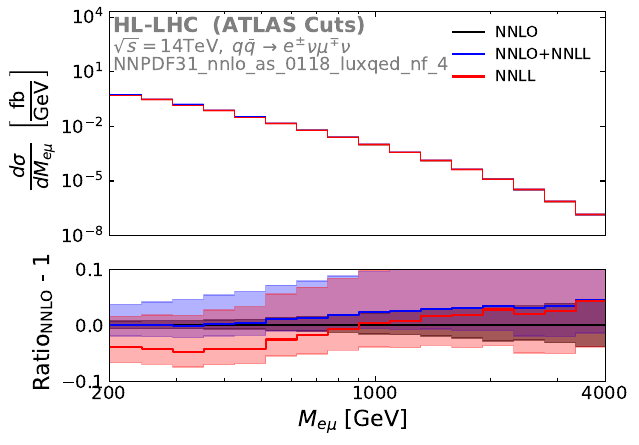

This figure's Python source:
import numpy as np
import matplotlib.pyplot as plt
from math import log10, floor


def round_to_5(x):
    rounded=[]
    for i in range(len(x)):
        rounded.append(np.round(x[i], 6-int(floor(log10(abs(x[i]))))))
    return np.array(rounded)

def array_for_plot(a):
    return np.concatenate((np.array([a[0]]), a, np.array([a[len(a)-1]])))

bins=round_to_5(np.logspace(np.log10(200), np.log10(4000), 17))
print(bins)
bin_widths=bins[1:17]-bins[0:16]
bin_widths18=np.array([41.1817, 41.1817, 49.6614, 59.8871, 72.2183, 87.0887, 105.021, 126.6458, 152.7232, 184.1698, 222.093, 267.823, 322.97, 389.473, 469.668, 566.377, 682.999, 682.999])

#MATRIX

nnllnnlo_centre=2*3000*array_for_plot(np.load("../Data/14TeV_HLLHC_veto/mll_14TeV_veto35_sm_qq_nnllnnlo_qcd_centre.npy"))
nnllnnlo_min=2*3000*array_for_plot(np.load("../Data/14TeV_HLLHC_veto/mll_14TeV_veto35_sm_qq_nnllnnlo_qcd_min.npy"))
nnllnnlo_max=2*3000*array_for_plot(np.load("../Data/14TeV_HLLHC_veto/mll_14TeV_veto35_sm_qq_nnllnnlo_qcd_max.npy"))

print(nnllnnlo_centre/6000)

nnlo_centre=2*3000*array_for_plot(np.load("../Data/14TeV_HLLHC_veto/mll_14TeV_veto35_sm_qq_nnlo_qcd_centre.npy"))
nnlo_min=2*3000*array_for_plot(np.load("../Data/14TeV_HLLHC_veto/mll_14TeV_veto35_sm_qq_nnlo_qcd_min.npy"))
nnlo_max=2*3000*array_for_plot(np.load("../Data/14TeV_HLLHC_veto/mll_14TeV_veto35_sm_qq_nnlo_qcd_max.npy"))

nnll_centre=2*3000*array_for_plot(np.load("../Data/14TeV_HLLHC_veto/mll_14TeV_veto35_sm_qq_nnll_qcd_centre.npy"))
nnll_min=2*3000*array_for_plot(np.load("../Data/14TeV_HLLHC_veto/mll_14TeV_veto35_sm_qq_nnll_qcd_min.npy"))
nnll_max=2*3000*array_for_plot(np.load("../Data/14TeV_HLLHC_veto/mll_14TeV_veto35_sm_qq_nnll_qcd_max.npy"))





#from matplotlib.ticker import LogLocator
from matplotlib.ticker import (MultipleLocator, AutoMinorLocator)
plt.figure(figsize=(16, 24),dpi=1000)

fig, axs = plt.subplots(2, 1, gridspec_kw={'height_ratios': [2, 1]}, sharex=True)
#axs[0].set_title(r"MATRIX vs ATLAS",\
#               fontsize=18,color="black")
axs[1].set_xlabel(r"$M_{e\mu}$ [GeV] ",\
               fontsize=16,color="black")
#axs[0].set_ylabel(r"num_events",\
#               fontsize=16,color="black")
axs[0].set_ylabel(r"$\frac{d\sigma}{dM_{e\mu}}$ $\left[\frac{\mathrm{fb}}{\mathrm{GeV}}\right]$ ",\
               fontsize=20,color="black")
axs[1].set_ylabel(r" Ratio$_{\mathrm{NNLO}}$ - 1",\
               fontsize=16,color="black")
#axs[0].xaxis.set_visible(False)


axs[0].loglog()

axs[0].annotate(r'HL-LHC $\ $(ATLAS Cuts)', 
            xy=(205, 10**4), 
            fontsize=15,
            fontweight="bold",
            alpha=0.5,
            color="k",
            ha='left', 
            va='top',
            multialignment='left')
axs[0].annotate(r'$\sqrt{s} = 14$TeV, $\, q\bar{q}\, \to\, e^{\pm}\nu\mu^{\mp}\nu$', 
            xy=(205, 0.8*10**3), 
            fontsize=13,
            alpha=0.5,
            color="k",
            ha='left', 
            va='top',
            multialignment='left')
axs[0].annotate(r'NNPDF31_nnlo_as_0118_luxqed_nf_4', 
            xy=(205, 0.64*10**2), 
            fontsize=13,
            alpha=0.5,
            color="k",
            ha='left', 
            va='top',
            multialignment='left')
bin_centres=(bins[0:16] + bins[1:17])/2

bin_centres=np.concatenate((np.array([0]), bin_centres, np.array([5000])))

axs[0].step(bin_centres, nnlo_centre/(bin_widths18*3000), color='k', where='mid', linewidth=0.5)
axs[0].step(bin_centres, -nnlo_centre/(bin_widths18*3000), color='k', where='mid', label='NNLO')

axs[0].fill_between(bin_centres, nnlo_min/(bin_widths18*3000), nnlo_max/(bin_widths18*3000),
                     color='k', alpha=0.3, step='mid')

axs[0].step(bin_centres, nnllnnlo_centre/(bin_widths18*3000), color='b', where='mid', linewidth=0.5)
axs[0].step(bin_centres, -nnllnnlo_centre/(bin_widths18*3000), color='b', where='mid', label='NNLO+NNLL')

axs[0].fill_between(bin_centres, nnllnnlo_min/(bin_widths18*3000), nnllnnlo_max/(bin_widths18*3000),
                     color='b', alpha=0.3, step='mid')

axs[0].step(bin_centres, nnll_centre/(bin_widths18*3000), color='r', where='mid', linewidth=0.5)
axs[0].step(bin_centres, -nnll_centre/(bin_widths18*3000), color='r', where='mid', label='NNLL')

axs[0].fill_between(bin_centres, nnll_min/(bin_widths18*3000), nnll_max/(bin_widths18*3000),
                     color='r', alpha=0.3, step='mid')

axs[0].legend(loc="upper right", fontsize=11, frameon=False)
axs[0].set_xlim(200, 4000)
axs[0].set_ylim(10**-8, 2*10**4)


axs[0].tick_params(which="both", labelsize=13, direction='in', right=True, top=True, bottom=False)
axs[1].tick_params(which="both", labelsize=13, direction='in', right=True)


ratio_nnllnnlo=nnllnnlo_centre/nnlo_centre
ratio_nnllnnlo_min=nnllnnlo_min/nnlo_centre
ratio_nnllnnlo_max=nnllnnlo_max/nnlo_centre

ratio_nnlo=nnlo_centre/nnlo_centre
ratio_nnlo_min=nnlo_min/nnlo_centre
ratio_nnlo_max=nnlo_max/nnlo_centre

ratio_nnll=nnll_centre/nnlo_centre
ratio_nnll_min=nnll_min/nnlo_centre
ratio_nnll_max=nnll_max/nnlo_centre

axs[1].step(bin_centres, ratio_nnlo-1, color='k', where='mid')
axs[1].fill_between(bin_centres, ratio_nnlo_min-1, ratio_nnlo_max-1,
                     color='k', alpha=0.5, step='mid')

axs[1].step(bin_centres, ratio_nnllnnlo-1, color='b', where='mid')
axs[1].fill_between(bin_centres, ratio_nnllnnlo_min-1, ratio_nnllnnlo_max-1,
                     color='b', alpha=0.3, step='mid')

axs[1].step(bin_centres, ratio_nnll-1, color='r', where='mid')
axs[1].fill_between(bin_centres, ratio_nnll_min-1, ratio_nnll_max-1,
                     color='r', alpha=0.3, step='mid')

axs[1].set_ylim(-0.1, 0.1)
axs[1].set_xticks([200, 1000, 4000])
axs[1].set_xticklabels([r"$200$", r"$1000$", r"$4000$"])
axs[0].set_xticks([200, 1000, 4000])
axs[0].set_xticklabels([r"$200$", r"$1000$", r"$4000$"])

#plt.tight_layout()
plt.savefig("figure_3b.pdf", bbox_inches='tight')

